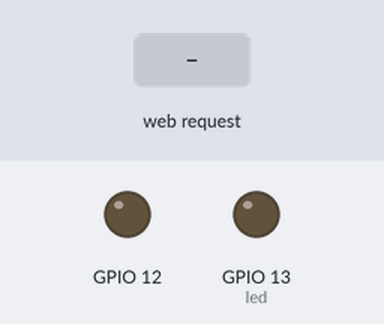
Recording of a sketch running on a simulated ESP8266 (NodeMCU). Shown: output pins drawn as LEDs (lit = HIGH). The inputs (shaded band) are chosen by the test bench. WiFi joins after 1.5 s; servers stay silent unless stated; what the sketch prints to the serial monitor is not drawn.

Above: at 2.7 s.
2.8 s: HTTP request GET /enable received
At 4.0 s:
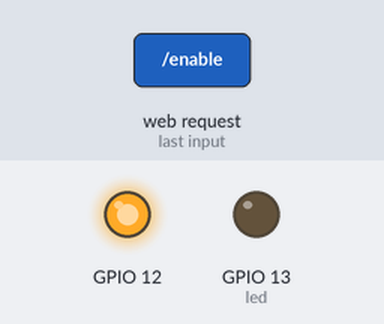
4.3 s: HTTP request GET /disable received
At 5.2 s:
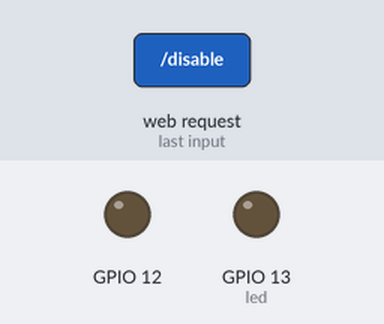
5.8 s: HTTP request GET /toggle received
At 6.4 s:
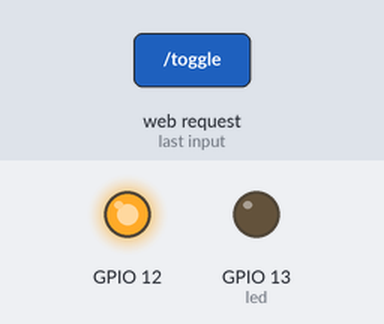
Timing chart, 0 to 8.8 s (numbered marks = the images above; inputs shaded):
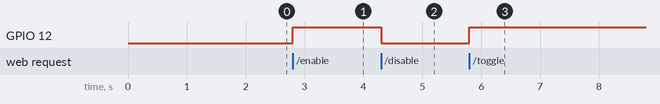

Measured:
- after the input at 2.8 s, GPIO 12: LOW → HIGH at once
- after the input at 4.3 s, GPIO 12: HIGH → LOW at once
- after the input at 5.8 s, GPIO 12: LOW → HIGH at once

The sketch:

sketch.ino
```cpp
#include <ESP8266WiFi.h>
#include <WiFiClient.h>
#include <ESP8266WebServer.h>
#include <ESP8266mDNS.h>

const char* ssid = "....";
const char* password = "....";

ESP8266WebServer server(80);

const int led = 13;
bool relayOn = false;

void handleRoot() {
  digitalWrite(led, 1);
  server.send(200, "text/plain", "Relay status:" + ( relayOn ? String("ON") : String("OFF") ) );
  digitalWrite(led, 0);
}

void handleNotFound(){
  digitalWrite(led, 1);
  String message = "File Not Found\n\n";
  message += "URI: ";
  message += server.uri();
  message += "\nMethod: ";
  message += (server.method() == HTTP_GET)?"GET":"POST";
  message += "\nArguments: ";
  message += server.args();
  message += "\n";
  for (uint8_t i=0; i<server.args(); i++){
    message += " " + server.argName(i) + ": " + server.arg(i) + "\n";
  }
  server.send(404, "text/plain", message);
  digitalWrite(led, 0);
}

void setup(void){
  pinMode(led, OUTPUT);
  pinMode(12, OUTPUT);
  digitalWrite(led, 0);
  Serial.begin(115200);
  WiFi.begin(ssid, password);
  Serial.println("");

  // Wait for connection
  while (WiFi.status() != WL_CONNECTED) {
    delay(500);
    Serial.print(".");
  }
  Serial.println("");
  Serial.print("Connected to ");
  Serial.println(ssid);
  Serial.print("IP address: ");
  Serial.println(WiFi.localIP());

  if (MDNS.begin("esp8266")) {
    Serial.println("MDNS responder started");
  }

  server.on("/", handleRoot);
  server.on("/enable", [](){
    turnOn();
    server.send(200, "text/plain", "Relay enabled");
  });
  server.on("/disable", [](){
    turnOff();
    server.send(200, "text/plain", "Relay disabled");
  });
  server.on("/toggle", [](){
    toggleRelay();
    if ( relayOn )
      server.send(200, "text/plain", "Relay enabled");
    else
      server.send(200, "text/plain", "Relay disabled");
  });

  server.onNotFound(handleNotFound);

  server.begin();
  Serial.println("HTTP server started");
}

void loop(void){
  server.handleClient();
}

void turnOn(){
  digitalWrite(12, HIGH);
  relayOn = true;
}

void turnOff(){
  digitalWrite(12, LOW);
  relayOn = false;
}

void toggleRelay(){
  if ( relayOn ){
    digitalWrite(12, LOW);
    relayOn = false;
  }  else {
    digitalWrite(12, HIGH);
    relayOn = true;
  }
}
```
